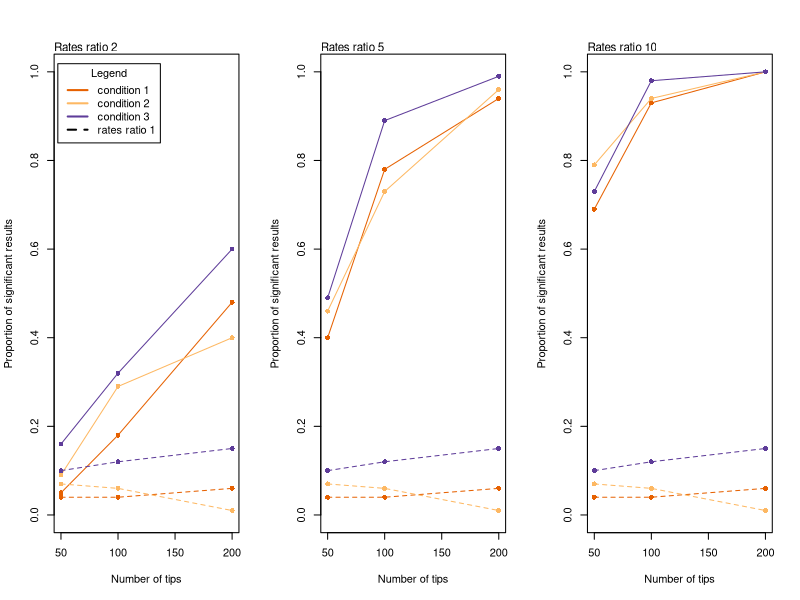

Reproduce this figure in R.
# Terrence Sylvester
# pradakshanas@gmail.com
# 3rd February 2022

# read data
dat <- read.csv("../results/power.old.method.csv", as.is = T)
# plot
par(mfrow = c(1,3))
for(i in c(2,5,10)){
  # Aneuploidy
  plot(x = NULL,
       y = NULL,
       xlab = "Number of tips",
       ylab = "Proportion of significant results",
       xlim = c(50,200),
       ylim = c(0,1))
  mtext(text = paste("Rates ratio", i),side = 3,adj = 0,
        cex = 0.7)
  # add power lines
  lines(x = dat$tips[dat$cond == 1 & dat$rr == i], y = dat$sigAneuploidy[dat$cond == 1 & dat$rr == i],type = "o",col = "#e66101", pch = 16)
  lines(x = dat$tips[dat$cond == 2 & dat$rr == i], y = dat$sigAneuploidy[dat$cond == 2 & dat$rr == i],type = "o",col = "#fdb863", pch = 16)
  lines(x = dat$tips[dat$cond == 3 & dat$rr == i], y = dat$sigAneuploidy[dat$cond == 3 & dat$rr == i],type = "o",col = "#5e3c99", pch = 16)
  # add false positive lines
  lines(x = dat$tips[dat$cond == 1 & dat$rr == 1], y = dat$sigAneuploidy[dat$cond == 1 & dat$rr == 1],type = "o",col = "#e66101", pch = 16, lty = 2)
  lines(x = dat$tips[dat$cond == 2 & dat$rr == 1], y = dat$sigAneuploidy[dat$cond == 2 & dat$rr == 1],type = "o",col = "#fdb863", pch = 16, lty = 2)
  lines(x = dat$tips[dat$cond == 3 & dat$rr == 1], y = dat$sigAneuploidy[dat$cond == 3 & dat$rr == 1],type = "o",col = "#5e3c99", pch = 16, lty = 2)
  
  if(i == 2){
    # add legend
    legend("topleft",inset=.02,
           legend=c("condition 1",
                    "condition 2",
                    "condition 3",
                    "rates ratio 1"),
           col=c("#e66101" ,"#fdb863" ,"#5e3c99", "black"),
           lty=c(1,1,1,2),
           cex=1,
           lwd = 2,title = "Legend")
  }
}


